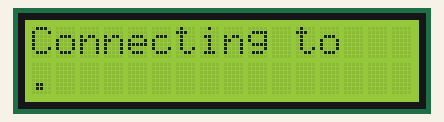
A sketch run on a simulated ESP8266 (NodeMCU). On the bench: 16×2 character LCD. WiFi joins after 1.5 s; servers stay silent unless stated; network time is answered at once with the bench clock; the local clock reads 2024-03-15 10:24:30 at power-on unless the sketch sets it; what the sketch prints to the serial monitor is not drawn.

Above: at 1.1 s.
At 2.1 s:
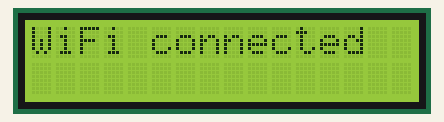
At 3.2 s:
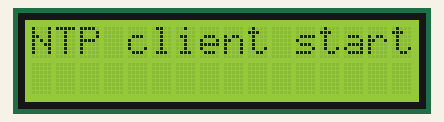
At 4.2 s:
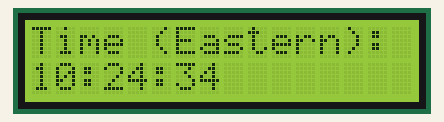
At 20.6 s:
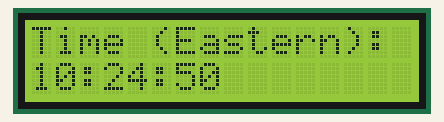
At 38.1 s:
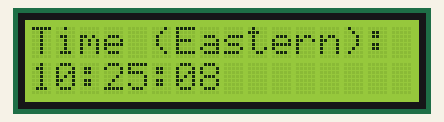

The sketch:

ESP8266_Time_on_LCD.ino
```cpp
#include <Wire.h>
#include <LiquidCrystal_I2C.h>
#include <ESP8266WiFi.h>
#include <WiFiUdp.h>
#include <NTPClient.h>
#include <time.h>

const char* ssid = ""; //creds
const char* password = "";

// define NTP client to get the time
WiFiUDP ntpUDP;
NTPClient timeClient(ntpUDP, "pool.ntp.org");

//set LCD address to 0x27 for a 16 chars and 2 line display
LiquidCrystal_I2C lcd(0x27, 16, 2);

#define SDA_PIN 4 // GPIO 4 (D2)
#define SCL_PIN 5 // GPIO 5 (D1)

void setup() {
  Serial.begin(115200);
  Wire.begin(SDA_PIN, SCL_PIN); // initialize comms w/ I2C display

  // initialize lcd
  lcd.begin(16, 2);
  lcd.backlight();
  lcd.print("Connecting to");
  lcd.setCursor(0,1);
  lcd.print(ssid);

  Serial.print("Connecting to ");
  Serial.println(ssid);

  WiFi.begin(ssid, password); //connect to WiFi

  while (WiFi.status() != WL_CONNECTED) {
    delay(1000);
    Serial.print(".");
    lcd.print(".");
  }

  Serial.println("WiFi connected");
  lcd.clear();
  lcd.print("WiFi connected");
  delay(1000);

  timeClient.begin(); // start the time client
  timeClient.setTimeOffset(-4 * 60 * 60); // offset time to match eastern daylight time

  Serial.println("NTP client started");
  lcd.clear();
  lcd.print("NTP client started");
  delay(1000);
}

void loop() {
  timeClient.update();

  // print to serial
  Serial.print("The current time is: ");
  Serial.println(timeClient.getFormattedTime());

  //print time
  lcd.clear();
  lcd.setCursor(0, 0);
  lcd.print("Time (Eastern):");
  lcd.setCursor(0, 1);
  lcd.print(timeClient.getFormattedTime());

  delay(1000);
}
```

Measured:
- what the display in image 0 shows lasts 1.0 s, from 1.1 s to 2.1 s
- what the display in image 2 shows lasts 1.1 s, from 3.1 s to 4.2 s
